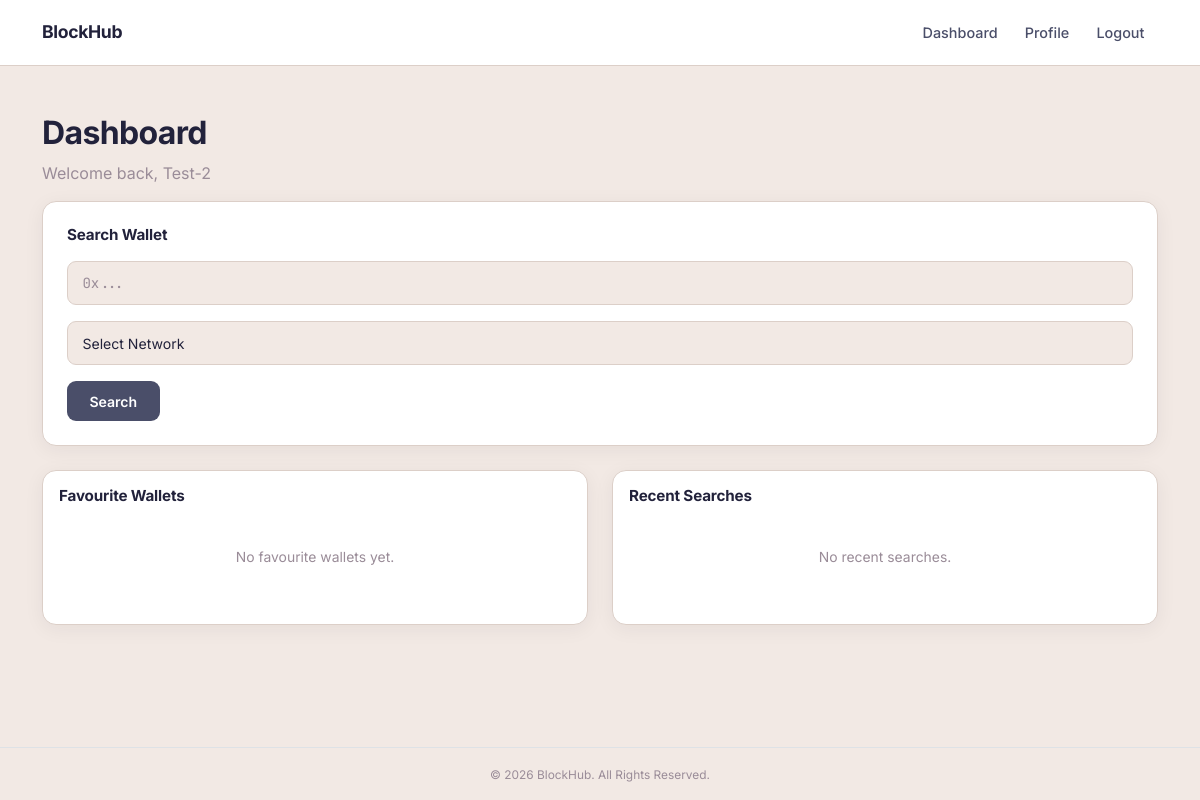
/dashboard (signed in), run on an earlier commit of the app's database.
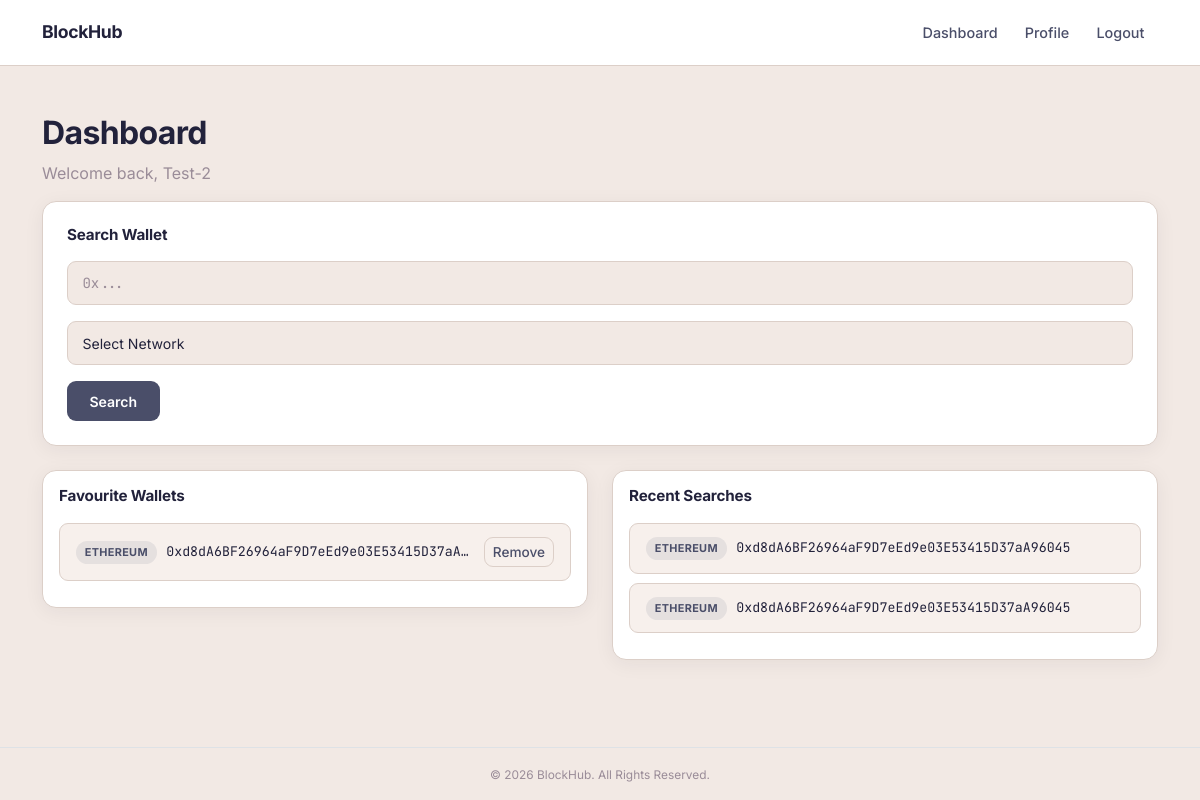
And on a later commit of the database.
### tables this page shows
CREATE TABLE users (
    id INTEGER PRIMARY KEY AUTOINCREMENT,
    username TEXT NOT NULL UNIQUE,
    email TEXT NOT NULL UNIQUE,
    password_hash TEXT NOT NULL,
    created_at TIMESTAMP DEFAULT CURRENT_TIMESTAMP
, name TEXT NOT NULL DEFAULT '');

CREATE TABLE favourites (
    id INTEGER PRIMARY KEY AUTOINCREMENT,
    user_id INTEGER NOT NULL,
    wallet_address TEXT NOT NULL,
    network TEXT,
    added_at TIMESTAMP DEFAULT CURRENT_TIMESTAMP,

    FOREIGN KEY (user_id) REFERENCES users(id)
);

CREATE TABLE search_history (
    id INTEGER PRIMARY KEY AUTOINCREMENT,
    user_id INTEGER NOT NULL,
    wallet_address TEXT NOT NULL,
    network TEXT,
    searched_at TIMESTAMP DEFAULT CURRENT_TIMESTAMP,

    FOREIGN KEY (user_id) REFERENCES users(id)
);

### app.py (the view)
@app.route("/dashboard")
@login_required
def dashboard():
    conn = get_db_connection()
    user = conn.execute(
        "SELECT * FROM users WHERE id = ?",
        (session["user_id"],)
    ).fetchone()
    favourites = conn.execute(
        """
        SELECT *
        FROM favourites
        WHERE user_id = ?
        ORDER BY added_at DESC
        LIMIT 5
        """,
        (session["user_id"],)
    ).fetchall()
    history = conn.execute(
        """
        SELECT *
        FROM search_history
        WHERE user_id = ?
        ORDER BY searched_at DESC
        LIMIT 5
        """,
        (session["user_id"],)
    ).fetchall()
    conn.close()
    return render_template(
        "dashboard.html",
        user=user,
        favourites=favourites,
        history=history
    )

### app.py (called while the page is built)
def get_db_connection():
    conn = sqlite3.connect(DATABASE)
    conn.row_factory = sqlite3.Row
    return conn

### helpers.py (called while the page is built)
def login_required(f):
    @wraps(f)
    def decorated_function(*args, **kwargs):
        if session.get("user_id") is None:
            return redirect("/login")
        return f(*args, **kwargs)
    return decorated_function

### templates/dashboard.html (shortened to what this page needs)
{% extends "layout.html" %} {% block title %} Dashboard {% endblock %} {% block
content %}
<h2 class="mb-4">Dashboard</h2>
<p style="color: var(--text-faint); margin-top: -1rem">
  Welcome back, {{ user.name }}
</p>
<div class="card p-4 mb-4">
  <h4>Search Wallet</h4>
  <form action="/wallet" method="GET">
    <div class="mb-3">
      <input class="form-control" name="address" placeholder="0x..." required />
    </div>
    <div class="mb-3">
      <select class="form-select" name="network" required>
        <option value="">Select Network</option>
      </select>
    </div>
    <button class="btn btn-dark">Search</button>
  </form>
</div>
<div class="row">
  <div class="col-md-6 mb-4 mb-md-0">
    <div class="card p-3">
      <h4>Favourite Wallets</h4>
      {% if favourites %}
      <div>
        {% for wallet in favourites %}
        <div class="wallet-row" data-network="{{ wallet.network }}">
          <div class="wallet-meta">
            <span class="chain-chip {{ wallet.network }}"
              >{{ wallet.network }}</span
            >
            <span class="wallet-address">{{ wallet.wallet_address }}</span>
          </div>
          <form action="/remove_favourite/{{ wallet.id }}" method="POST">
            <button class="btn btn-danger btn-sm">Remove</button>
          </form>
        </div>
        {% endfor %}
      </div>
      {% else %}
      <p class="empty-state">No favourite wallets yet.</p>
      {% endif %}
    </div>
  </div>
  <div class="col-md-6">
    <div class="card p-3">
      <h4>Recent Searches</h4>
      {% if history %}
      <div>
        {% for search in history %}
        <div class="wallet-row" data-network="{{ search.network }}">
          <div class="wallet-meta">
            <span class="chain-chip {{ search.network }}"
              >{{ search.network }}</span
            >
            <span class="wallet-address">{{ search.wallet_address }}</span>
          </div>
        </div>
        {% endfor %}
      </div>
      {% else %}
      <p class="empty-state">No recent searches.</p>
      {% endif %}
    </div>
  </div>
</div>
{% endblock %}

### templates/layout.html (shortened to what this page needs)
<!doctype html>
<html lang="en">
  <head>
    <link
      href="https://cdn.jsdelivr.net/npm/bootstrap@5.3.7/dist/css/bootstrap.min.css"
      rel="stylesheet"
    />
    <link
      rel="stylesheet"
      href="{{ url_for('static', filename='css/style.css') }}"
    />
  </head>
  <body>
    <nav class="navbar navbar-expand-lg navbar-dark bg-dark">
      <div class="container">
        <a class="navbar-brand" href="/">BlockHub</a>
        <div class="collapse navbar-collapse" id="navbarNav">
          <ul class="navbar-nav ms-auto">
            {% if session.get("user_id") %}
            <li class="nav-item">
              <a class="nav-link" href="/dashboard">Dashboard</a>
            </li>
            <li class="nav-item">
              <a class="nav-link" href="/profile">Profile</a>
            </li>
            <li class="nav-item">
              <a class="nav-link" href="/logout">Logout</a>
            </li>
            {% endif %}
          </ul>
        </div>
      </div>
    </nav>
    <main class="container py-5">{% block content %} {% endblock %}</main>
    <footer class="text-center py-3 border-top">
      <small>&copy; 2026 BlockHub. All Rights Reserved.</small>
    </footer>
  </body>
</html>

### static/css/style.css (style rules this page uses)
:root { --bg: #f2e9e4; --surface: #ffffff; --surface-2: #f7f0ec; --text: #22223b; --text-muted: #4a4e69; --text-faint: #9a8c98; --border: #dccfc8; --accent: #4a4e69; --accent-warm: #c9ada7; --accent-soft: rgba(74, 78, 105, 0.08); --radius: 14px; --radius-sm: 9px; --font-ui: "Inter", -apple-system, BlinkMacSystemFont, "Segoe UI", sans-serif; --font-mono: "JetBrains Mono", "SF Mono", Menlo, monospace; }
* { box-sizing: border-box; }
html, body { min-height: 100vh; }
body { display: flex; flex-direction: column; background: var(--bg); color: var(--text); font-family: var(--font-ui); -webkit-font-smoothing: antialiased; }
main { flex: 1; }
.navbar { background: var(--surface) !important; border-bottom: 1px solid var(--border); padding-top: 0.9rem; padding-bottom: 0.9rem; }
.navbar-brand { font-weight: 700; font-size: 1.1rem; letter-spacing: -0.02em; color: var(--text) !important; display: flex; align-items: center; gap: 0.5rem; }
.navbar-nav .nav-link { color: var(--text-muted) !important; font-weight: 500; font-size: 0.9rem; padding: 0.4rem 0.85rem !important; border-radius: var(--radius-sm); transition: color 0.2s ease, background 0.2s ease; }
.card { background: var(--surface); border: 1px solid var(--border); border-radius: var(--radius); color: var(--text); box-shadow: 0 4px 20px rgba(34, 34, 59, 0.06); }
.card h4 { font-size: 0.95rem; font-weight: 700; letter-spacing: -0.01em; margin-bottom: 1.1rem; color: var(--text); }
h2 { font-weight: 700; letter-spacing: -0.02em; color: var(--text); }
.form-control, .form-select { background: var(--bg); border: 1px solid var(--border); color: var(--text); font-family: var(--font-mono); font-size: 0.88rem; padding: 0.65rem 0.9rem; border-radius: var(--radius-sm); transition: border-color 0.2s ease; }
.form-control::placeholder { color: var(--text-faint); }
.form-select { font-family: var(--font-ui); }
.btn-dark { background: var(--accent); border: none; color: #ffffff; font-weight: 600; font-size: 0.88rem; padding: 0.6rem 1.4rem; border-radius: var(--radius-sm); transition: filter 0.15s ease, transform 0.15s ease; }
.btn-danger { background: transparent; border: 1px solid var(--border); color: var(--text-muted); font-weight: 500; font-size: 0.85rem; border-radius: var(--radius-sm); transition: all 0.15s ease; }
.wallet-row { background: var(--surface-2); border: 1px solid var(--border); border-radius: var(--radius-sm); padding: 0.8rem 1rem; margin-bottom: 0.6rem; display: flex; align-items: center; justify-content: space-between; gap: 0.75rem; transition: background 0.2s ease, border-color 0.2s ease; }
.wallet-address { font-family: var(--font-mono); font-size: 0.83rem; color: var(--text); overflow: hidden; text-overflow: ellipsis; white-space: nowrap; }
.wallet-meta { display: flex; align-items: center; gap: 0.6rem; flex: 1; min-width: 0; }
.chain-chip { font-family: var(--font-ui); font-size: 0.68rem; font-weight: 700; text-transform: uppercase; letter-spacing: 0.03em; padding: 0.2rem 0.55rem; border-radius: 20px; flex-shrink: 0; color: var(--accent); background: rgba(74, 78, 105, 0.1); }
footer { border-top: 1px solid var(--border) !important; color: var(--text-faint); font-size: 0.85rem; }

What changed in the data, as far as the page shows it:
added favourites: network "ETHEREUM", wallet_address "0xd8dA6BF26964aF9D7eEd9e03E53415D37aA…"
added search_history: network "ETHEREUM", wallet_address "0xd8dA6BF26964aF9D7eEd9e03E53415D37aA96045"
added search_history: network "ETHEREUM", wallet_address "0xd8dA6BF26964aF9D7eEd9e03E53415D37aA96045"
Also different on the page:
text no longer shown: "No favourite wallets yet. No recent searches."
